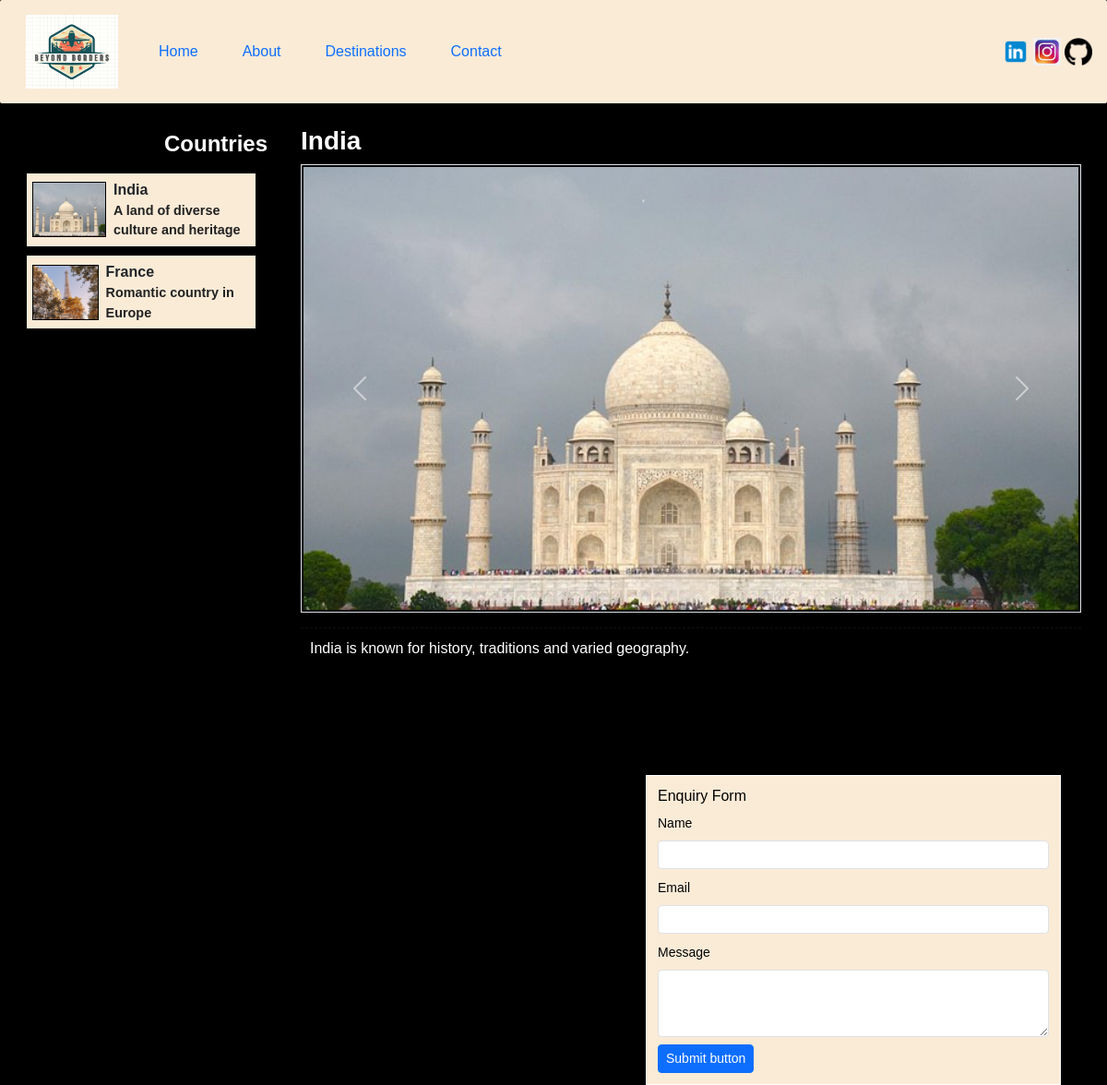
The page / on the database its author committed.
### tables this page shows
CREATE TABLE destinations (
    id INT AUTO_INCREMENT PRIMARY KEY,
    name VARCHAR(120) NOT NULL,
    description TEXT NOT NULL,
    info TEXT NOT NULL
);

CREATE TABLE destination_images (
    id INT AUTO_INCREMENT PRIMARY KEY,
    destination_id INT NOT NULL,
    image_path VARCHAR(255) NOT NULL,
    FOREIGN KEY (destination_id) REFERENCES destinations(id) ON DELETE CASCADE
);

### index.php (the view, shortened to what this page needs)
<?php
require 'includes/db.php';
include 'includes/header.php';
$dest_q = $mysqli->query("SELECT id, name, description FROM destinations ORDER BY id ASC");
$destinations = [];
while ($r = $dest_q->fetch_assoc()) { $destinations[] = $r; }
$selected_id = isset($_GET['id']) ? (int)$_GET['id'] : 0;
if ($selected_id <= 0 && count($destinations) > 0) $selected_id = (int)$destinations[0]['id'];
$dest = null;
if ($selected_id > 0) {
    $stmt = $mysqli->prepare("SELECT id, name, description, info FROM destinations WHERE id = ?");
    $stmt->bind_param('i', $selected_id);
    $stmt->execute();
    $stmt->bind_result($did, $dname, $ddesc, $dinfo);
    if ($stmt->fetch()) {
        $dest = ['id'=>$did,'name'=>$dname,'description'=>$ddesc,'info'=>$dinfo];
    }
}
$images = [];
if ($dest) {
    $stmt2 = $mysqli->prepare("SELECT image_path FROM destination_images WHERE destination_id = ? ORDER BY id ASC");
    $stmt2->bind_param('i', $selected_id);
    $stmt2->execute();
    $stmt2->bind_result($imgp);
    while ($stmt2->fetch()) $images[] = $imgp;
}
?>
<div class="row gx-3 position-relative">
  <div class="col-md-3">
    <div id="country-options" class="country-panel big-border p-3">
      <h4>Countries</h4>
      <?php foreach ($destinations as $d):
          $thumb = 'images/placeholder.jpg';
          $stmt = $mysqli->prepare("SELECT image_path FROM destination_images WHERE destination_id = ? LIMIT 1");
          $stmt->bind_param('i', $d['id']);
          $stmt->execute();
          $stmt->bind_result($tpath);
          if ($stmt->fetch()) $thumb = $tpath;
      ?>
        <a href="index.php?id=<?php echo $d['id']; ?>" class="text-decoration-none text-dark">
          <div class="destination-item">
            <img src="<?php echo htmlspecialchars($thumb); ?>" class="small-thumb" alt="thumb">
            <div>
              <div style="font-weight:700;"><?php echo htmlspecialchars($d['name']); ?></div>
              <div class="small-text">
                <?php echo htmlspecialchars(strlen($d['description']) > 50 ? substr($d['description'], 0, 50) . '...' : $d['description']);?>
              </div>
            </div>
          </div>
        </a>
      <?php endforeach; ?>
    </div>
  </div>
  <div class="col-md-9 position-relative">
    <div class="main-panel big-border p-3">
      <h3><?php echo $dest ? htmlspecialchars($dest['name']) : 'Select a destination'; ?></h3>
      <div id="destCarousel" class="carousel slide border mb-3" data-bs-ride="carousel">
        <div class="carousel-inner">
          <?php foreach ($images as $i => $img): ?>
            <div class="carousel-item <?php echo $i===0 ? 'active' : ''; ?>">
              <img src="<?php echo htmlspecialchars($img); ?>" class="d-block w-100 carousel-image" alt="slide">
            </div>
          <?php endforeach; ?>
        </div>
        <button class="carousel-control-prev" type="button" data-bs-target="#destCarousel" data-bs-slide="prev">
          <span class="carousel-control-prev-icon" aria-hidden="true"></span>
        </button>
        <button class="carousel-control-next" type="button" data-bs-target="#destCarousel" data-bs-slide="next">
          <span class="carousel-control-next-icon" aria-hidden="true"></span>
        </button>
      </div>
      <div class="destination-info">
        <p><?php echo $dest ? nl2br(htmlspecialchars($dest['info'])) : 'No destination selected.'; ?></p>
      </div>
    </div>
  </div>
</div>
<div class="enquiry-box">
        <h6 class="mb-2">Enquiry Form</h6>
        <form method="post" action="process_enquiry.php">
          <div class="mb-2">
            <label class="form-label small">Name</label>
            <input name="name" class="form-control form-control-sm" required>
          </div>
          <div class="mb-2">
            <label class="form-label small">Email</label>
            <input name="email" type="email" class="form-control form-control-sm" required>
          </div>
          <div class="mb-2">
            <label class="form-label small">Message</label>
            <textarea name="message" rows="3" class="form-control form-control-sm" required></textarea>
          </div>
          <button class="btn btn-sm btn-primary" type="submit">Submit button</button>
        </form>
      </div>
<?php include 'includes/footer.php'; ?>

### includes/header.php (shortened to what this page needs)
<!doctype html>
<html lang="en">
<head>
  <link href="https://cdn.jsdelivr.net/npm/bootstrap@5.3.2/dist/css/bootstrap.min.css" rel="stylesheet">
  <link rel="stylesheet" href="css/style.css">
</head>
<body>
  <div class="top-navbar big-border">
    <div class="d-flex align-items-center justify-content-between px-3">
      <div class="d-flex align-items-center">
        <div class="logo-box me-3"><img class="logoo" src="./images/logo.png" alt="logo"></div>
        <nav class="nav gap-3">
        <li class="nav-item"><a class="nav-link" href="index.php">Home</a></li>
        <li class="nav-item"><a class="nav-link" href="about.php">About</a></li>
        <li class="nav-item"><a class="nav-link" href="destination.php">Destinations</a></li>
        <li class="nav-item"><a class="nav-link" href="contact.php">Contact</a></li>
        </nav>
      </div>
      <div class="socials small-text">
        <a href="https://www.linkedin.com/in/yash-raj-48b363335"><img class="socmed" src="./images/linkedIn.png" alt="linkedIn"></a>
        <a href="https://www.instagram.com/yashraj7723/"><img class="socmed" src="./images/instagram.jpg" alt="Instagram"></a>
        <a href="https://github.com/Yashraj7723"><img class="socmed" src="./images/github.png" alt="Github"></a>
      </div>
    </div>
  </div>
  <div class="container-fluid main-container">

### includes/footer.php (shortened to what this page needs)
  </div>
</body>
</html>

### css/style.css (style rules this page uses)
body { font-family: Arial, Helvetica, sans-serif; background: #000000; color: #ffffff; margin: 0; }
.big-border { border: 0px solid #000000; background: #fff; }
.top-navbar { background-color: antiquewhite; padding: 0px 0; margin: 0px; border-radius: 2px; }
.logo-box { font-weight: 700; padding: 6px 12px; }
.main-container { padding: 8px 12px 40px 12px; }
.country-panel { min-height: 420px; padding: 12px; background: #000000; }
.country-panel h4 { margin: 0 0 10px 140px; padding: 6px 10px; display: inline-block; }
.small-thumb { width: 80px; height: 60px; object-fit:cover; border: 1px solid #000; }
.destination-item { border: 1px solid #000; padding: 6px; margin-bottom: 8px; display:flex; gap:8px; background-color: antiquewhite; align-items:center; }
.main-panel { min-height: 800px; padding: 14px; background: #000000; }
.carousel-image { width: 100%; height: 100%; object-fit: cover; border: 2px solid #000; }
.destination-info { margin-top: 12px; padding: 10px; border-top: 1px dashed #111; }
.enquiry-box { width: 450px; position: absolute; right: 50px; top: 840px; background: antiquewhite; z-index: 60; padding: 12px; box-shadow: 0 3px 8px rgba(0, 0, 0, 0.08); border: 1px solid #ffffff; color: rgb(0, 0, 0); }
.socmed { width: 30px; height: 30px; object-fit: contain; }
.logoo { width: 100px; height: 100px; object-fit: contain; }
h5, h4, h3 { font-weight: 700; }
.small-text { font-size: 0.9rem; font-weight: 600; color:#222; }

### rows shown on the page
destinations: destination_images.image_path (picture), name "India", description "A land of diverse culture and heritage", info "India is known for history, traditions and varied geography."
destinations: destination_images.image_path (picture), name "France", description "Romantic country in Europe"
